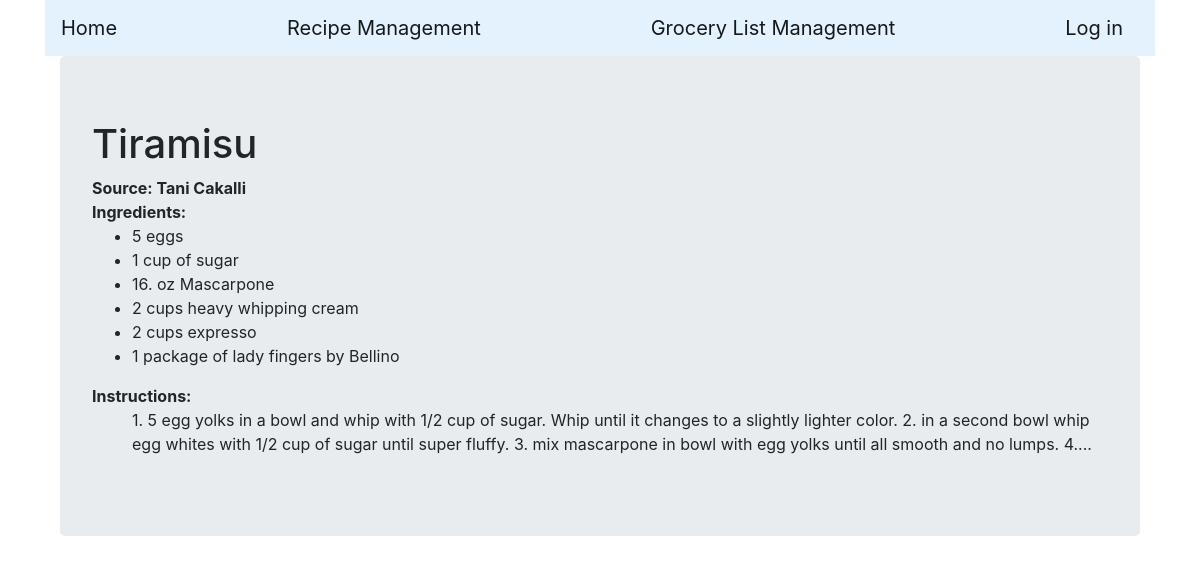
Page /viewRecipe/2 on the committed database.
### recipe/models.py (models this page shows, shortened)
class Recipe(models.Model):
    name = models.CharField(max_length=200)
    source = models.CharField(max_length=200, blank=False)
    cookTime = models.CharField(max_length=200, blank=True)
    instructions = models.TextField()
    ingredient1 = models.CharField(max_length=200)
    ingredient1_type = models.ForeignKey(IngredientType, on_delete=models.CASCADE, related_name='ingredient1_type')
    ingredient2 = models.CharField(max_length=200, blank=True)
    ingredient2_type = models.ForeignKey(IngredientType, on_delete=models.CASCADE, related_name='ingredient2_type', blank=True, null=True)
    ingredient3 = models.CharField(max_length=200, blank=True)
    ingredient3_type = models.ForeignKey(IngredientType, on_delete=models.CASCADE, related_name='ingredient3_type', blank=True, null=True)
    ingredient4 = models.CharField(max_length=200, blank=True)
    ingredient4_type = models.ForeignKey(IngredientType, on_delete=models.CASCADE, related_name='ingredient4_type', blank=True, null=True)
    ingredient5 = models.CharField(max_length=200, blank=True)
    ingredient5_type = models.ForeignKey(IngredientType, on_delete=models.CASCADE, related_name='ingredient5_type', blank=True, null=True)
    ingredient6 = models.CharField(max_length=200, blank=True)
    ingredient6_type = models.ForeignKey(IngredientType, on_delete=models.CASCADE, related_name='ingredient6_type', blank=True, null=True)
    ingredient7_type = models.ForeignKey(IngredientType, on_delete=models.CASCADE, related_name='ingredient7_type', blank=True, null=True)
    ingredient7 = models.CharField(max_length=200, blank=True)
    ingredient8_type = models.ForeignKey(IngredientType, on_delete=models.CASCADE, related_name='ingredient8_type', blank=True, null=True)
    ingredient8 = models.CharField(max_length=200, blank=True)
    ingredient9_type = models.ForeignKey(IngredientType, on_delete=models.CASCADE, related_name='ingredient9_type', blank=True, null=True)
    ingredient9 = models.CharField(max_length=200, blank=True)
    ingredient10_type = models.ForeignKey(IngredientType, on_delete=models.CASCADE, related_name='ingredient10_type', blank=True, null=True)
    ingredient10 = models.CharField(max_length=200, blank=True)
    ingredient11_type = models.ForeignKey(IngredientType, on_delete=models.CASCADE, related_name='ingredient11_type', blank=True, null=True)
    ingredient11 = models.CharField(max_length=200, blank=True)
    ingredient12_type = models.ForeignKey(IngredientType, on_delete=models.CASCADE, related_name='ingredient12_type', blank=True, null=True)
    ingredient12 = models.CharField(max_length=200, blank=True)
    ingredient13_type = models.ForeignKey(IngredientType, on_delete=models.CASCADE, related_name='ingredient13_type', blank=True, null=True)
    ingredient13 = models.CharField(max_length=200, blank=True)
    ingredient14_type = models.ForeignKey(IngredientType, on_delete=models.CASCADE, related_name='ingredient14_type', blank=True, null=True)
    ingredient14 = models.CharField(max_length=200, blank=True)
    ingredient15_type = models.ForeignKey(IngredientType, on_delete=models.CASCADE, related_name='ingredient15_type', blank=True, null=True)
    ingredient15 = models.CharField(max_length=200, blank=True)

### recipe/views.py (the view)
# urls.py: path('viewRecipe/<int:recipe_id>', viewRecipe, name='viewRecipe'),
def viewRecipe(request, recipe_id):
    recipe = Recipe.objects.get(pk=recipe_id)
    return render(request, 'viewRecipe.html', {'recipe': recipe})

### recipe/templates/viewRecipe.html (shortened to what this page needs)
<!DOCTYPE html>
{% extends "base.html" %}
{% load staticfiles %}
{% block main_content %}
  <div class="container-fluid">
       <div class="jumbotron">
          <h1>{{recipe.name}}</h1>
          <dl>
            <dt>Source: {{recipe.source}}</dt>
            <dt>Ingredients:</dt>
              <ul>
                <li>{{recipe.ingredient1}}</li>
                {% if recipe.ingredient2 %}
                  <li>{{recipe.ingredient2 }}</li>
                {% endif %}
                {% if recipe.ingredient3 %}
                  <li>{{recipe.ingredient3 }}</li>
                {% endif %}
                {% if recipe.ingredient4 %}
                  <li>{{recipe.ingredient4 }}</li>
                {% endif %}
                {% if recipe.ingredient5 %}
                  <li>{{recipe.ingredient5 }}</li>
                {% endif %}
                {% if recipe.ingredient6 %}
                  <li>{{recipe.ingredient6 }}</li>
                {% endif %}
              </ul>
              <dt>Instructions:</dt>
              <ul><p>{{recipe.instructions}}</p></ul>
          </dl>
          </div>
          </div>
  {% endblock %}

### rows in the picture
Recipe: name "Tiramisu", source "Tani Cakalli", ingredient1 "5 eggs", ingredient2 "1 cup of sugar", ingredient3 "16. oz Mascarpone", ingredient4 "2 cups heavy whipping cream", ingredient5 "2 cups expresso", ingredient6 "1 package of lady fingers by Bellino", instructions "1. 5 egg yolks in a bowl and whip with 1/2 cup of sugar. Whip until it changes to a slightly lighter color. 2. in a second bowl whip egg whites with 1/2 cup of sugar until super fluffy. 3. mix mascarpone in bowl with egg yolks until all smooth and no lumps. 4...."
